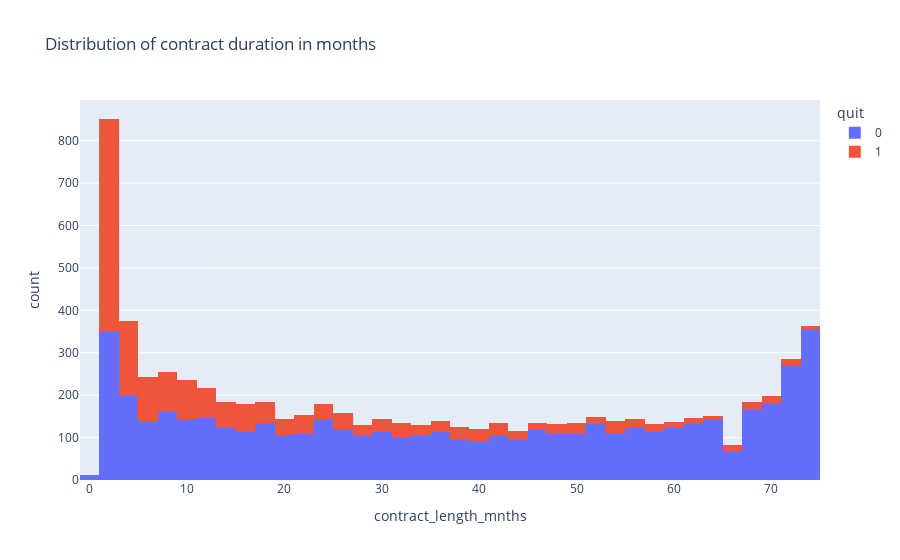

Source (notebook cell):
### Markdown cell above
There are no more outliers, most of the clients bring up to 4 thousand rubles, and the median income is about 1400 rubles

### Code cell
fig = px.histogram(contracts, x='contract_length_mnths', color ='quit', title='Distribution of contract duration in months')
fig.show()

### Figure 1 — Plotly figure (JSON) as saved in the notebook; plotly's stock layout.template omitted (floating-point values rounded to 4 significant figures; data arrays with more than 128 entries replaced by an {"elided": "..."} marker saying what was removed)
{"data": [{"alignmentgroup": "True", "bingroup": "x", "hovertemplate": "quit=0<br>contract_length_mnths=%{x}<br>count=%{y}<extra></extra>", "legendgroup": "0", "marker": {"color": "#636efa", "pattern": {"shape": ""}}, "name": "0", "offsetgroup": "0", "orientation": "v", "showlegend": true, "type": "histogram", "x": {"elided": "5174 float values"}, "xaxis": "x", "yaxis": "y"}, {"alignmentgroup": "True", "bingroup": "x", "hovertemplate": "quit=1<br>contract_length_mnths=%{x}<br>count=%{y}<extra></extra>", "legendgroup": "1", "marker": {"color": "#EF553B", "pattern": {"shape": ""}}, "name": "1", "offsetgroup": "1", "orientation": "v", "showlegend": true, "type": "histogram", "x": {"elided": "1869 float values"}, "xaxis": "x", "yaxis": "y"}], "layout": {"barmode": "relative", "legend": {"title": {"text": "quit"}, "tracegroupgap": 0}, "title": {"text": "Distribution of contract duration in months"}, "xaxis": {"anchor": "y", "domain": [0, 1], "title": {"text": "contract_length_mnths"}}, "yaxis": {"anchor": "x", "domain": [0, 1], "title": {"text": "count"}}}}
